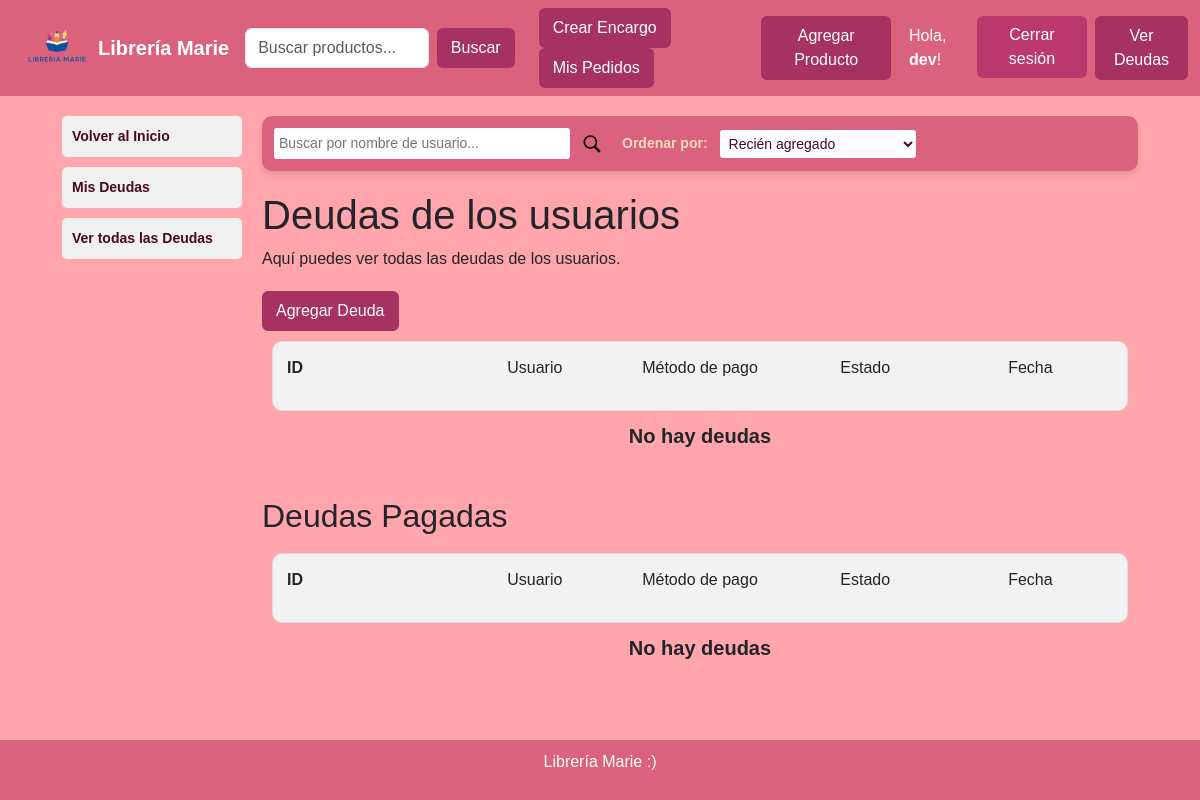
Before: /deudas/admin/ (signed in) with the older database file.
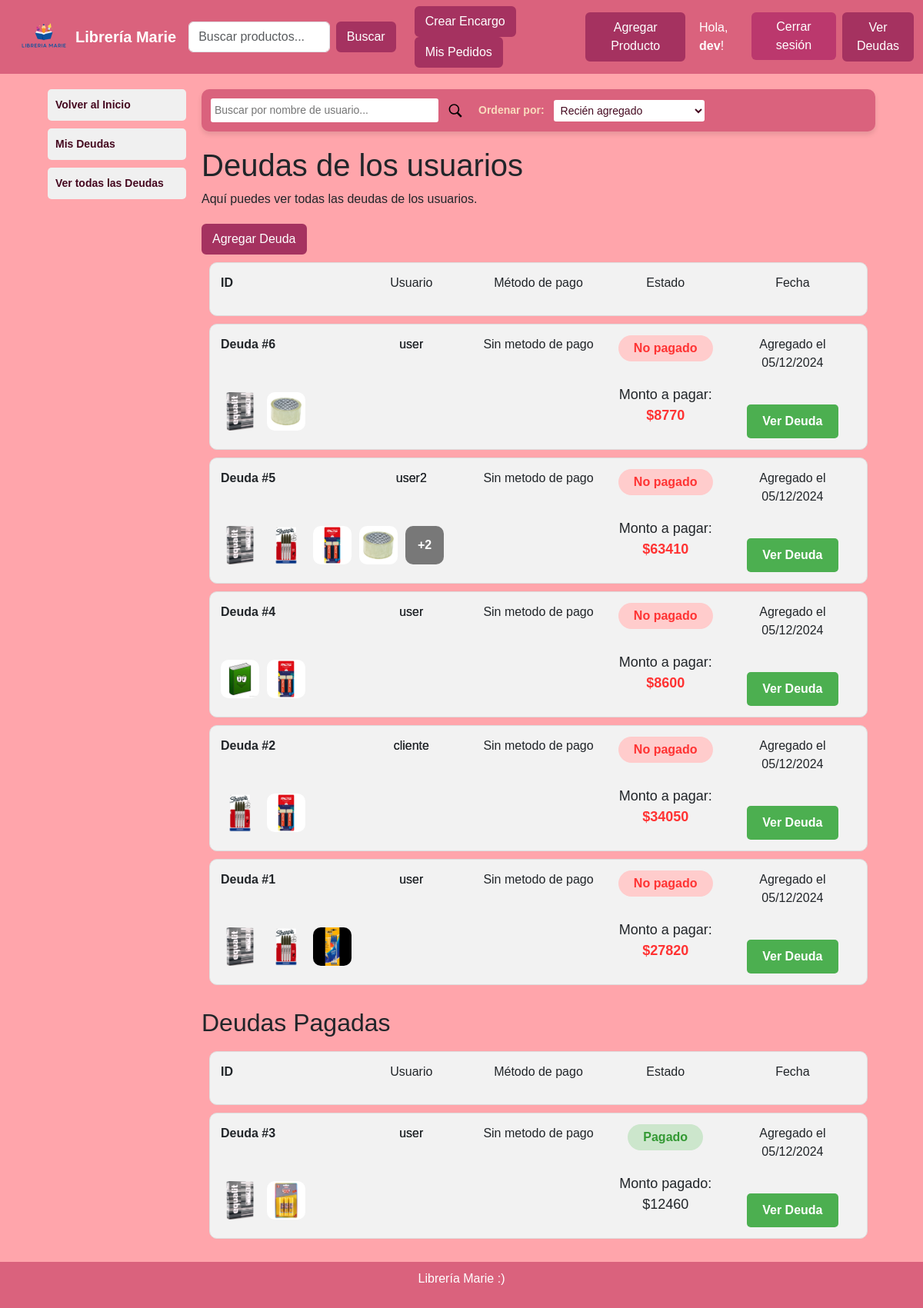
After: the same page with the newer database file.
### marieweb/models.py (models this page shows, shortened)
class Deuda(models.Model):
    usuario = models.ForeignKey(settings.AUTH_USER_MODEL, on_delete=models.CASCADE, default=None, blank=False, null=False, related_name='deudas')
    productos = models.ManyToManyField(Producto)
    cantidad_productos = models.JSONField(default=dict)
    monto_total = models.IntegerField(default=0)
    fecha = models.DateTimeField(auto_now_add=True)
    fecha_limite = models.DateTimeField(blank=True, null=True)
    pagado = models.BooleanField(default=False)
    fechaPago = models.DateTimeField(blank=True, null=True)
    metodo_pago = models.CharField(max_length=100, blank=True, null=True)

class Usuario(AbstractUser):
    username = models.CharField(max_length=150, unique=True, verbose_name="Nombre de Usuario")  # Nombre de usuario único
    email = models.EmailField(unique=True, verbose_name="Correo Electrónico")  # Email único
    password = models.CharField(max_length=128, verbose_name="Contraseña")  # Contraseña
    def __str__(self):
        return self.username
    pass

class Producto(models.Model):
    categoria = models.ForeignKey(Categoria, on_delete=models.CASCADE)
    nombre = models.CharField(max_length=100)
    descripcion = models.TextField(blank=True, null=True)
    precio = models.IntegerField()
    stock = models.PositiveIntegerField()
    imagen = models.ImageField(upload_to='productos/', blank=True, null=True)
    enabled = models.BooleanField(default=True)
    def __str__(self):
        return f"#{self.pk} - {self.nombre}"

### marieweb/views.py (the view)
# urls.py: path('deudas/', views.deudas, name='deudas'),
def deudas(request):
    ruta = request.path.split('/')
    if not request.user.is_authenticated:
        return redirect('login')
    if ruta[2] == 'admin':
        if not request.user.is_staff:
            return redirect('deudas')
    busqueda = request.GET.get('q', '')
    ordenarPor = request.GET.get('ordenarPor', 'fecha-agregado')
    if ruta[2] == 'admin':
        deudas = Deuda.objects.all()
        productos = Producto.objects.all()
        usuarios = User.objects.all()
    else:
        deudas = request.user.deudas.all()
        productos = None
        usuarios = None
    if busqueda != '':
        if ruta[2] == 'admin':
            deudas = deudas.filter(usuario__username__icontains=busqueda)
        else:
            deudas = deudas.filter(productos__nombre__icontains=busqueda)
    if ordenarPor == 'fecha-agregado':
        deudas = deudas.order_by('-fecha')
    elif ordenarPor == 'fecha-antiguo':
        deudas = deudas.order_by('fecha')
    elif ordenarPor == 'monto-mayor':
        deudas = deudas.order_by('-monto_total')
    elif ordenarPor == 'monto-menor':
        deudas = deudas.order_by('monto_total')
    if ruta[2] == 'admin':
        titulo = 'Deudas de los usuarios'
        descripcion = 'Aquí puedes ver todas las deudas de los usuarios.'
    else:
        titulo = 'Mis deudas'
        descripcion = 'Aquí puedes ver todas tus deudas pendientes.'
    return render(request, 'deudas.html', {
        'username': request.user.username,
        'is_admin': request.user.is_staff,
        'mostrarAdmin': ruta[2] == 'admin',
        'mostrar_agregar_deuda': not ("admin/ver" in request.path),
        'mostrar_filtro': True,
        'deudas': deudas,
        'busqueda': busqueda,
        'ordenarPor': ordenarPor,
        'titulo': titulo,
        'descripcion': descripcion,
        'productos': productos,
        'usuarios': usuarios
    })

### marieweb/templates/deudas.html (shortened to what this page needs)
{% extends 'base.html' %}
{% load static %}
{% block head %}
    <link rel="stylesheet" href="{% static '/css/deudas.css' %}">
{% endblock head%}
{% block content %}
<header>
    {% include 'components/navbar.html' %}
</header>
<div class="container">
    <div class="sidebar">
        <div class="sidebar-items">
            <a href="{% url 'inicio' %}">
                <div class="sidebar-item">Volver al Inicio</div>
            </a>
            <a href="{% url 'deudas' %}">
                <div class="sidebar-item">Mis Deudas</div>
            </a>
            {% if is_admin %}
            <a href="{% url 'deudas_admin' %}">
                <div class="sidebar-item">Ver todas las Deudas</div>
            </a>
            {% endif %}
        </div>
    </div>
    <main class="content-deudas">
        {% if mostrar_filtro %}
        <form method="get" class="sort-section">
            <input type="text" name="q" value="{{ busqueda|default:'' }}" placeholder="{% if mostrarAdmin %}Buscar por nombre de usuario...{% else %}Buscar por producto...{% endif %}">
            <button type="submit" class="btn_buscar-deudas">
            </button>
            <label for="ordenarPor">Ordenar por:</label>
            <select id="ordenarPor" name="ordenarPor" onchange="this.form.submit()">
                <option value="fecha-agregado" {% if ordenarPor == 'fecha-agregado' %}selected{% endif %}>Recién agregado</option>
            </select>
        </form>
        {% endif %}
        <h1>{{ titulo }}</h1>
        <p style="margin-bottom: 20px;">{{ descripcion }}</p>
        {% if mostrarAdmin and mostrar_agregar_deuda%}
        <button type="button" class="btn btn-custom" data-bs-toggle="modal" data-bs-target="#agregarDeuda">Agregar Deuda</button>
        {% endif %}
        {% if deuda %}
            {% include 'components/deuda-view.html' %}
        {% else %}
            {% include 'components/deudas-grid.html' with pagado=False%}
            <h2 style="margin-top: 20px;">Deudas Pagadas</h2>
            {% include 'components/deudas-grid.html' with pagado=True%}
        {% endif %}
    </main>
</div>
{% endblock content %}

### marieweb/templates/components/deudas-grid.html (shortened to what this page needs)
<section class="grid-deudas">
    <div id="deudasid" class="deuda-card">
        <p style="grid-area: id; font-weight: bold; font-size: 16px; justify-self: left;">ID</p>
        <p style="grid-area: usuario;">Usuario</p>
        <p style="grid-area: metodo-pago;">Método de pago</p>
        <p style="grid-area: etiqueta;">Estado</p>
        <p style="grid-area: fecha;">Fecha</p>
    </div>
    {% if deudas|length == 0 %}
    <p style="grid-column: 1 / -1; text-align: center; font-size: 20px; font-weight: bold;">No hay deudas</p>
    {% endif %}
    {% for deuda in deudas %}
    {% if pagado == deuda.pagado %}
    <div class="deuda-card">
        <p style="grid-area: id; font-weight: bold; font-size: 16px; justify-self: left;">Deuda #{{ deuda.pk }}</p>
        <p class="usuario" style="grid-area: usuario;">{{ deuda.usuario.username }}</p>
        <p class="usuario" style="grid-area: usuario;">{{ deuda.usuario.username }}</p>
        <p style="grid-area: metodo-pago;">{% if deuda.metodo_pago %}{{ deuda.metodo_pago }}{% else %}Sin metodo de pago{% endif %}</p>
        {% if deuda.pagado %}
        <div class="etiqueta etiqueta-pagado">
            <label>Pagado</label>
        </div>
        {% else %}
        <div class="etiqueta etiqueta-nopagado">
            <label>No pagado</label>
        </div>
        {% endif %}
        <p style="grid-area: fecha;">Agregado el {{ deuda.fecha|date:"d/m/Y" }}</p>
        <div class="imagenes">
            {% for producto in deuda.productos.all|slice:":4" %}
            <img src="{{ producto.imagen.url }}" alt="{{ producto.nombre }}">
            {% endfor %}
            {% if deuda.productos.all|length > 4 %}
            <div class="masproductos">
                <label>+{{ deuda.productos.all|length|add:"-4" }}</label>
            </div>
            {% endif %}
        </div>
        {% if deuda.pagado %}
        <p class="monto">Monto pagado: <label>${{ deuda.monto_total }}</label></p>
        {% else %}
        <p class="monto">Monto a pagar: <label style="color: #ff3333; font-weight: bold;">${{ deuda.monto_total }}</label></p>
        {% endif %}
        <button class="btn" onclick="location.href='ver/{{ deuda.pk }}'">Ver Deuda</button>
    </div>
    {% endif %}
    {% endfor %}
</section>

Changed rows visible on the page:
added Deuda: pk "6", usuario.username "user", shows "Sin metodo de pago", pagado "No pagado", fecha "05/12/2024", monto_total "8770"
added Producto: imagen (picture)
added Producto: imagen (picture)
added Deuda: pk "5", usuario.username "user2", shows "Sin metodo de pago", pagado "No pagado", fecha "05/12/2024", productos.all|length "2", monto_total "63410"
added Producto: imagen (picture)
added Producto: imagen (picture)
added Deuda: pk "4", usuario.username "user", shows "Sin metodo de pago", pagado "No pagado", fecha "05/12/2024", monto_total "8600"
now on this page (row unchanged): Producto: imagen (picture), shown under "4"
added Deuda: pk "2", usuario.username "cliente", shows "Sin metodo de pago", pagado "No pagado", fecha "05/12/2024", monto_total "34050"
added Deuda: pk "1", usuario.username "user", shows "Sin metodo de pago", pagado "No pagado", fecha "05/12/2024", monto_total "27820"
added Producto: imagen (picture), shown under "1"
added Deuda: pk "3", usuario.username "user", shows "Sin metodo de pago", pagado "Pagado", fecha "05/12/2024", monto_total "12460"
added Producto: imagen (picture), shown under "3"
Other visible differences:
text no longer shown: "No hay deudas No hay deudas"
